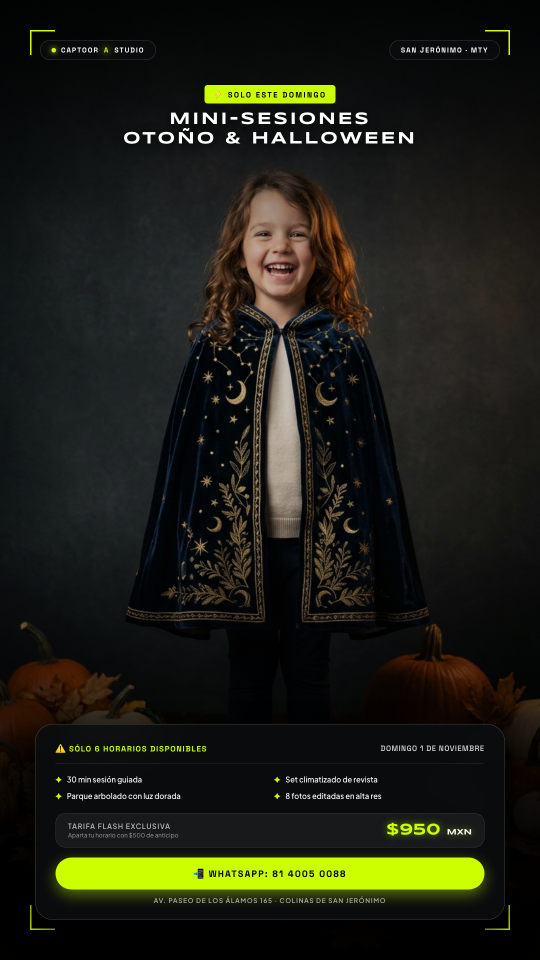
#> input picture FLYER_DOMINGO_FLASH_1NOV.png, 1080 x 1920 px, given as the content of the folder FLYER_DOMINGO_FLASH_1NOV.png, which was not available (shown at 1/2 size)
$ python video_creator.py FLYER_DOMINGO_FLASH_1NOV.png out.png
#> lines starting #> are read from the running program, lines starting #| are printed output that depends on the picture
#!/usr/bin/env python3
"""
Video Creator Engine para PHOTOOKIS
Genera automáticamente:
1. Video TikTok / Reels (9:16, 1080x1920, cortes rápidos de 1s con overlays de texto)
2. Video YouTube (16:9, 1920x1080, ritmo narrativo suave de 2.5s con disolvencias)
Utiliza ffmpeg para el renderizado acelerado en Mac.
"""

import os
import sys
import glob
import subprocess
from PIL import Image, ImageDraw, ImageFont

def create_slideshow_video(image_folder, output_path, aspect_ratio=(1080, 1920), duration_per_photo=1.0, title="PHARMACY EVENT"):
    """
    Genera un archivo MP4 combinando las mejores fotos usando ffmpeg.
    """
#> called with image_folder = 'FLYER_DOMINGO_FLASH_1NOV.png', output_path = 'out.png/PHARMACY_TIKTOK_9x16.mp4', aspect_ratio = (1080, 1920), duration_per_photo = 1, title = 'PHARMACY SUMMIT 2026'
    extensions = ("*.jpg", "*.jpeg", "*.png", "*.JPG", "*.JPEG", "*.PNG")
    images = []
    for ext in extensions:
        images.extend(glob.glob(os.path.join(image_folder, ext)))
    images = sorted(list(set(images)))

    if not images:
        print(f"No hay imágenes en {image_folder} para generar video.")
        return False

    temp_dir = os.path.join(os.path.dirname(output_path), "temp_frames")
    os.makedirs(temp_dir, exist_ok=True)
    target_w, target_h = aspect_ratio

    print(f"Preparando {len(images)} fotogramas para {output_path} ({target_w}x{target_h})...")

    # Preparar frames con el aspecto exacto y texto
    frame_files = []
    for idx, img_p in enumerate(images[:25]): # Máximo 25 fotos para mantener dinámica ágil
        with Image.open(img_p) as img:
            # Crop al centro
#> img is the input picture: PIL image 1080x1920 RGB; mean R, G, B 29.9, 31.1, 20.8
            w, h = img.size
#> w = 1080; h = 1920
            aspect = target_w / float(target_h)
            curr_aspect = w / float(h)
#> curr_aspect = 0.562
            if curr_aspect > aspect:
                nw = int(h * aspect)
                off = (w - nw) // 2
                img = img.crop((off, 0, off + nw, h))
            else:
                nh = int(w / aspect)
#> nh = 1920
                off = (h - nh) // 2
#> off = 0
                img = img.crop((0, off, w, off + nh))

            img = img.resize((target_w, target_h), Image.Resampling.LANCZOS)

            # Superposición gráfica sutil
            draw = ImageDraw.Draw(img)
            # Viñeta inferior oscura
            gradient_box = [0, int(target_h * 0.82), target_w, target_h]
            draw.rectangle(gradient_box, fill=(7, 8, 11, 210))

            # Texto básico
            sub_text = f"{title} · FOTO #{idx+1}"
            draw.text((40, target_h - 100), sub_text, fill=(255, 255, 255))
            draw.text((40, target_h - 60), "PHOTOOKIS STUDIO · COBERTURA EXPRESS", fill=(0, 240, 255))

            frame_path = os.path.join(temp_dir, f"frame_{idx:04d}.jpg")
            img.save(frame_path, quality=90)
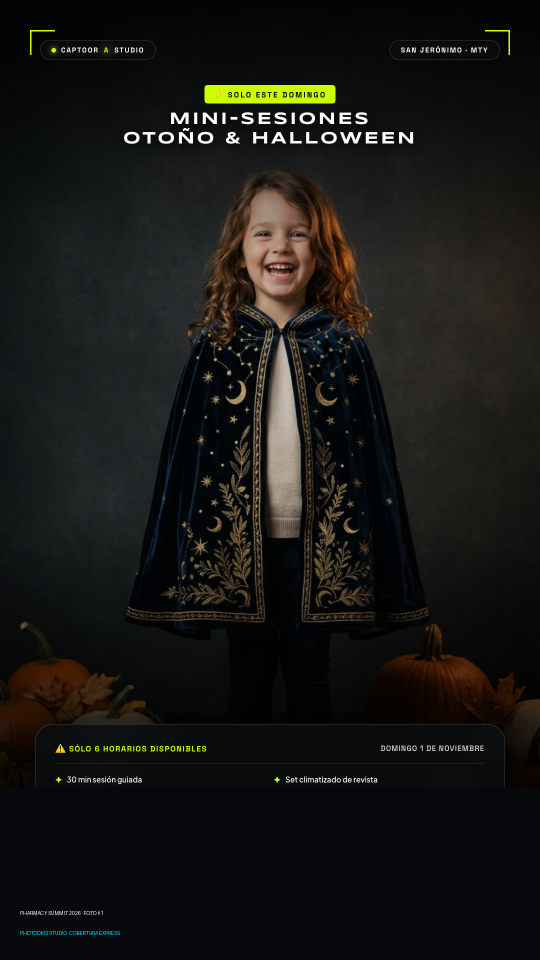
#> saved as frame_0000.jpg: PIL image 1080x1920 RGB (shown at 1/2 size); mean R, G, B 23.6, 23.3, 20.8
            frame_files.append(frame_path)

    # Crear lista de concatenación para ffmpeg
    concat_txt = os.path.join(temp_dir, "input.txt")
    with open(concat_txt, "w") as f:
        for f_path in frame_files:
            f.write(f"file '{os.path.abspath(f_path)}'\n")
            f.write(f"duration {duration_per_photo}\n")
        # Repetir último frame para duración de ffmpeg
        if frame_files:
            f.write(f"file '{os.path.abspath(frame_files[-1])}'\n")

    fps = 30
    cmd = [
        "ffmpeg", "-y",
        "-f", "concat",
        "-safe", "0",
        "-i", concat_txt,
        "-vf", f"fps={fps},format=yuv420p",
        "-c:v", "libx264",
        "-preset", "fast",
        "-crf", "22",
        output_path
    ]

    print(f"Renderizando MP4 con ffmpeg: {output_path}...")
    res = subprocess.run(cmd, stdout=subprocess.PIPE, stderr=subprocess.PIPE)

    # Limpieza
    for fp in frame_files:
        try: os.remove(fp)
        except: pass
    try: os.remove(concat_txt)
    except: pass
    try: os.rmdir(temp_dir)
    except: pass

    if res.returncode == 0:
        print(f"✅ Video generado exitosamente: {output_path}")
        return True
    else:
        print(f"❌ Error en ffmpeg: {res.stderr.decode('utf-8')[:300]}")
        return False

if __name__ == "__main__":
    if len(sys.argv) < 3:
        print("Uso: python3 video_creator.py <carpeta_fotos> <carpeta_salida_videos>")
        sys.exit(1)

    in_f = sys.argv[1]
    out_f = sys.argv[2]
    os.makedirs(out_f, exist_ok=True)

    tiktok_video = os.path.join(out_f, "PHARMACY_TIKTOK_9x16.mp4")
    youtube_video = os.path.join(out_f, "PHARMACY_YOUTUBE_16x9.mp4")

    # 1. TikTok 9:16 (1.0s por foto, dinámico)
    create_slideshow_video(in_f, tiktok_video, aspect_ratio=(1080, 1920), duration_per_photo=1.0, title="PHARMACY SUMMIT 2026")
#> (the call stopped at in create_slideshow_video, `res = subprocess.run(cmd, stdout=subprocess.PIPE, stderr=subprocess.PI..`: subprocess is not available in this run)

    # 2. YouTube 16:9 (2.5s por foto, narrativo)
    create_slideshow_video(in_f, youtube_video, aspect_ratio=(1920, 1080), duration_per_photo=2.5, title="PHARMACY EVENT RECAP")
#> call 2 of create_slideshow_video, with image_folder = 'FLYER_DOMINGO_FLASH_1NOV.png', output_path = 'out.png/PHARMACY_YOUTUBE_16x9.mp4', aspect_ratio = (1920, 1080), duration_per_photo = 2.5, title = 'PHARMACY EVENT RECAP'
#> in create_slideshow_video (call 2), `img = img.crop((0, off, w, off + nh))`:
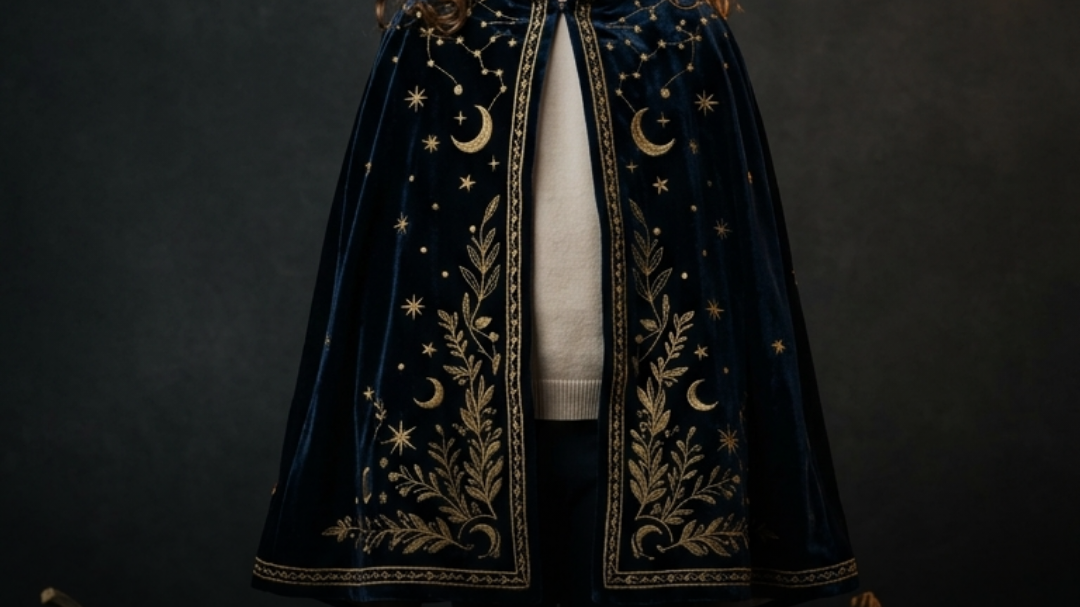
#> img: PIL image 1080x607 RGB; mean R, G, B 27.1, 28, 26.3
#> in create_slideshow_video (call 2), `img.save(frame_path, quality=90)`:
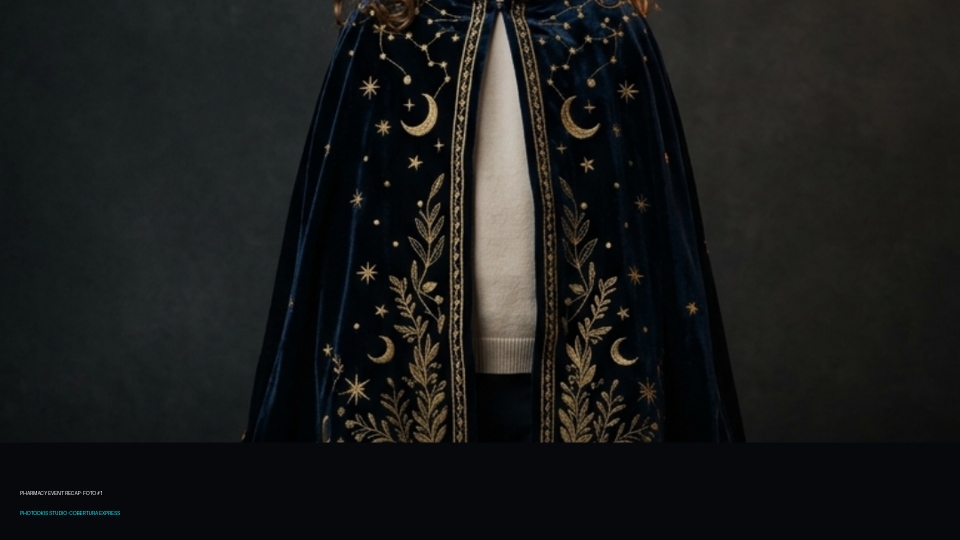
#> saved as frame_0000.jpg: PIL image 1920x1080 RGB (shown at 1/2 size); mean R, G, B 25.7, 26.8, 26
#> (the call stopped at in create_slideshow_video, `res = subprocess.run(cmd, stdout=subprocess.PIPE, stderr=subprocess.PI..`: subprocess is not available in this run)
